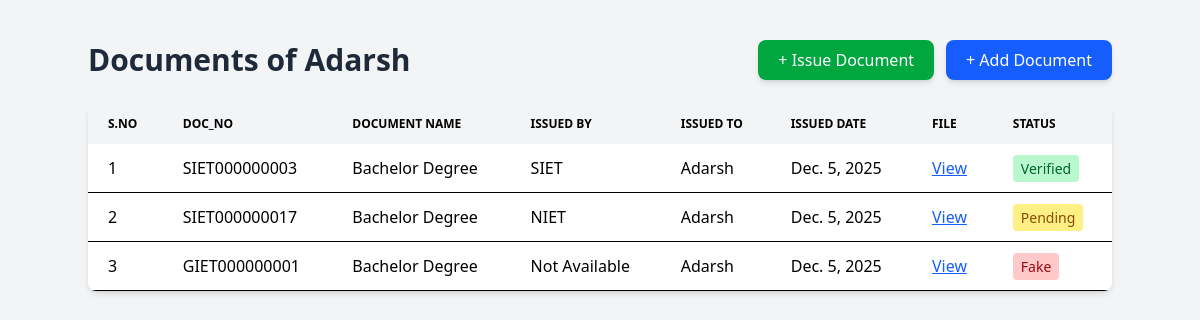
Screenshot of /students/22/docs/upload/ (signed in) with the database file from the repository.
### app/models.py (models this page shows, shortened)
class Student(models.Model):
    college = models.ForeignKey(
        College,
        on_delete=models.CASCADE,
        related_name="students"
    )
    name = models.CharField(max_length=255)
    enroll_no = models.CharField(max_length=100, unique=True)
    course=models.CharField(default='B.Tech')
    dob = models.DateField()
    location = models.CharField(max_length=255)
    email_id = models.EmailField(unique=True)
    class Meta:
        unique_together = ('college', 'enroll_no')

class Document(models.Model):
    STATUS_CHOICES = (
        ("Uploaded", "Uploaded"),
        ("Verified", "Verified"),
        ("Pending", "Pending"),
        ("Fake", "Fake"),
        ("Issued", "Issued"),  # Added Issued status
    )
    student = models.ForeignKey(
        Student,
        on_delete=models.CASCADE,
        related_name="documents"
    )
    college = models.ForeignKey(
        College,
        on_delete=models.CASCADE,
        related_name="documents"
    )
    issued_by_college = models.ForeignKey(
        College,
        on_delete=models.SET_NULL,
        null=True,
        blank=True,
        related_name="issued_documents"
    )
    doc_no = models.CharField(max_length=50)
    doc_id = models.CharField(max_length=100)
    document_name = models.CharField(max_length=255)
    issued_to = models.CharField(max_length=255)
    issued_date = models.DateField()
    file = models.FileField(upload_to='documents/')
    status = models.CharField(
        max_length=20,
        choices=STATUS_CHOICES,
        default="Uploaded"
    )

class College(models.Model):
    user = models.OneToOneField(User, on_delete=models.CASCADE, null=True, blank=True)
    college_name = models.CharField(max_length=255, unique=True, default="Unknown College")
    college_id = models.CharField(max_length=100, unique=True, null=True, blank=True)
    college_location = models.CharField(max_length=255, null=True, blank=True)
    estab_year = models.PositiveIntegerField(null=True, blank=True)
    college_email = models.EmailField(unique=True, null=True, blank=True)
    college_photo = models.ImageField(upload_to='college_photos/', null=True, blank=True)
    bgimage = models.ImageField(upload_to='college_bg/', null=True, blank=True)
    description = models.TextField(null=True, blank=True)
    contact1 = models.CharField(max_length=20, null=True, blank=True)
    contact2 = models.CharField(max_length=20, null=True, blank=True)
    contact3 = models.CharField(max_length=20, null=True, blank=True)
    Aimage1 = models.ImageField(upload_to='achievements/', null=True, blank=True)
    Atext1 = models.CharField(max_length=255, null=True, blank=True)
    Aimage2 = models.ImageField(upload_to='achievements/', null=True, blank=True)
    Atext2 = models.CharField(max_length=255, null=True, blank=True)
    Aimage3 = models.ImageField(upload_to='achievements/', null=True, blank=True)
    Atext3 = models.CharField(max_length=255, null=True, blank=True)
    Advimage = models.ImageField(upload_to='advantages/', null=True, blank=True)
    Advtext = models.CharField(max_length=255, null=True, blank=True)
    awardtext = models.CharField(max_length=255, null=True, blank=True)
    p_detail1 = models.CharField(max_length=255, null=True, blank=True)
    p_detail2 = models.CharField(max_length=255, null=True, blank=True)

### app/views.py (the view)
# urls.py: path('students/<int:id>/docs/upload/', views.upload_document, name='upload_document'),
@login_required
def upload_document(request, id):
    student = get_object_or_404(Student, id=id)
    college = College.objects.get(user=request.user)
    if request.method == "POST":
        print("📌 POST DATA:", request.POST)          # DEBUG
        print("📌 FILES:", request.FILES)
        form = UploadDocumentForm(request.POST, request.FILES)
        print("📌 Form Errors Before Validating:", form.errors)
        if form.is_valid():
            doc = form.save(commit=False)
            doc.student = student
            doc.college = college
            doc.issued_to = student.name
            issued_by_name = form.cleaned_data.get("issued_by")
            if issued_by_name:
                issuing_college = College.objects.filter(
                    college_name__iexact=issued_by_name
                ).first()
                doc.issued_by_college = issuing_college
            else:
                doc.issued_by_college = college
            doc.save()
            return redirect('view_documents', id=id)
    else:
        form = UploadDocumentForm()
    documents = Document.objects.filter(student=student).order_by("-issued_date")
    return render(request, "docs.html", {
        "student": student,
        "documents": documents,
        "add_form": form,
        "issue_form": IssueDocumentForm(),
    })

### templates/docs.html (shortened to what this page needs)
{% load tailwind_tags %} {% load static %}
<!DOCTYPE html>
<html lang="en">
  <head>
    {% tailwind_css %}
  </head>
  <body class="bg-gray-100 p-10">
    <div class="max-w-5xl mx-auto">
      <div class="flex justify-between items-center mb-6">
        <h1 class="text-3xl font-bold text-gray-800">
          Documents of {{ student.name }}
        </h1>
        <div class="flex gap-3">
          <button
            onclick="document.getElementById('issueModal').showModal()"
            class="bg-green-600 hover:bg-green-700 text-white px-5 py-2 rounded-lg shadow-md"
          >
            + Issue Document
          </button>
          <button
            onclick="document.getElementById('addModal').showModal()"
            class="bg-blue-600 hover:bg-blue-700 text-white px-5 py-2 rounded-lg shadow-md"
          >
            + Add Document
          </button>
        </div>
      </div>
      <div class="bg-white shadow-md rounded-lg overflow-hidden mb-10">
        <table class="min-w-full leading-normal">
          <thead>
            <tr>
              <th
                class="px-5 py-3 bg-gray-100 text-left text-xs font-semibold uppercase"
              >
                S.No
              </th>
              <th
                class="px-5 py-3 bg-gray-100 text-left text-xs font-semibold uppercase"
              >
                Doc_No
              </th>
              <th
                class="px-5 py-3 bg-gray-100 text-left text-xs font-semibold uppercase"
              >
                Document Name
              </th>
              <th
                class="px-5 py-3 bg-gray-100 text-left text-xs font-semibold uppercase"
              >
                Issued By
              </th>
              <th
                class="px-5 py-3 bg-gray-100 text-left text-xs font-semibold uppercase"
              >
                Issued To
              </th>
              <th
                class="px-5 py-3 bg-gray-100 text-left text-xs font-semibold uppercase"
              >
                Issued Date
              </th>
              <th
                class="px-5 py-3 bg-gray-100 text-left text-xs font-semibold uppercase"
              >
                File
              </th>
              <th
                class="px-5 py-3 bg-gray-100 text-left text-xs font-semibold uppercase"
              >
                Status
              </th>
            </tr>
          </thead>
          <tbody>
            {% for doc in documents %}
            <tr class="hover:bg-gray-50">
              <td class="px-5 py-3 border-b">{{ forloop.counter }}</td>
              <td class="px-5 py-3 border-b font-medium">{{ doc.doc_no }}</td>
              <td class="px-5 py-3 border-b font-medium">
                {{ doc.document_name }}
              </td>
              <td class="px-5 py-3 border-b">
                {{ doc.issued_by_college.college_name|default:"Not Available" }}
              </td>
              <td class="px-5 py-3 border-b">{{ doc.issued_to }}</td>
              <td class="px-5 py-3 border-b">{{ doc.issued_date }}</td>
              <td class="px-5 py-3 border-b">
                {% if doc.file %}
                <a
                  href="{{ doc.file.url }}"
                  target="_blank"
                  class="text-blue-600 underline"
                  >View</a
                >
                {% else %} No file uploaded {% endif %}
              </td>
              <td class="px-5 py-3 border-b">
                {% if doc.status == "Verified" %}
                <span
                  class="px-2 py-1 text-sm rounded bg-green-200 text-green-800"
                  >Verified</span
                >
                {% elif doc.status == "Pending" %}
                <span
                  class="px-2 py-1 text-sm rounded bg-yellow-200 text-yellow-800"
                  >Pending</span
                >
                {% elif doc.status == "Fake" %}
                <span class="px-2 py-1 text-sm rounded bg-red-200 text-red-800"
                  >Fake</span
                >
                {% elif doc.status == "Issued" %}
                <span
                  class="px-2 py-1 text-sm rounded bg-blue-200 text-blue-800"
                  >Issued</span
                >
                {% else %}
                <span
                  class="px-2 py-1 text-sm rounded bg-gray-200 text-gray-800"
                  >{{ doc.status }}</span
                >
                {% endif %}
              </td>
            </tr>
            {% empty %}
            <tr>
              <td colspan="8" class="text-center py-6 text-gray-500">
                No documents uploaded yet.
              </td>
            </tr>
            {% endfor %}
          </tbody>
        </table>
      </div>
    </div>
  </body>
</html>

### rows the page displays
Student: name "Adarsh"
Document: doc_no "SIET000000003", document_name "Bachelor Degree", issued_by_college.college_name "SIET", issued_to "Adarsh", issued_date "Dec. 5, 2025", status "Verified"
Document: doc_no "SIET000000017", document_name "Bachelor Degree", issued_by_college.college_name "NIET", issued_to "Adarsh", issued_date "Dec. 5, 2025", status "Pending"
Document: doc_no "GIET000000001", document_name "Bachelor Degree", issued_by_college.college_name "Not Available", issued_to "Adarsh", issued_date "Dec. 5, 2025", status "Fake"
